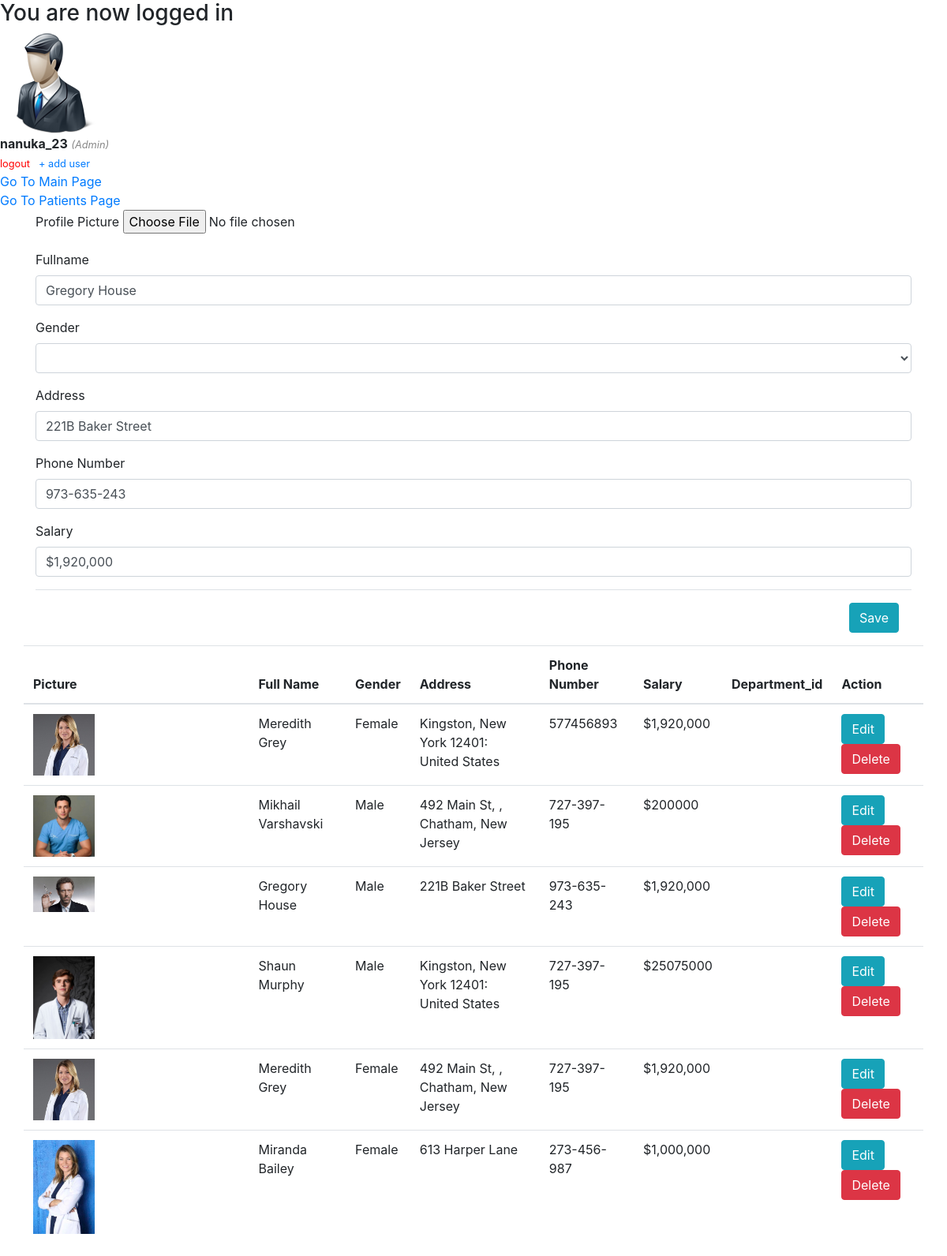
/admin/addDoctors.php?edit=17 (signed in), run on the app's committed database.
### tables this page shows
CREATE TABLE `doctors` (
  `image` varchar(200) NOT NULL,
  `Doctor_id` int(11) NOT NULL,
  `doctor_name` varchar(50) NOT NULL,
  `Gender` enum('Male','Female') NOT NULL,
  `Address` varchar(50) NOT NULL,
  `phonenumber` varchar(15) NOT NULL,
  `salary` varchar(10) NOT NULL,
  `Department_id` int(11) DEFAULT NULL
);

### admin/process.php (called while the page is built, shortened)
<?php
$mysqli= new mysqli('localhost', 'root', '','medclinic_db') or die(mysqli_error($mysqli));
if(isset($_GET['edit'])){
    $id=$_GET['edit'];
    $update=true;
    $result=$mysqli->query("SELECT * FROM doctors WHERE Doctor_id='$id'") or die($mysqli->error());
    if(count($result)==1){
        $row=$result->fetch_array();
        $doctor_name=$row['doctor_name'];
        $gender=$row['Gender'];
        $address=$row['Address'];
        $phoneNumber=$row['phonenumber'];
        $salary=$row['salary'];
    }
}

### admin/addDoctors.php (the view, shortened to what this page needs)
<!doctype html>
<html lang="en">
  <head>
    <link rel="stylesheet" href="https://stackpath.bootstrapcdn.com/bootstrap/4.3.1/css/bootstrap.min.css">
  </head>
  <body>
  <div class="content">
		<?php if (isset($_SESSION['success'])) : ?>
			<div class="error success" >
				<h3>
					<?php
						echo $_SESSION['success'];
					?>
				</h3>
			</div>
		<?php endif ?>
		<div class="profile_info">
			<img src="../images/admin_profile.png"  >
			<div>
				<?php  if (isset($_SESSION['user'])) : ?>
					<strong><?php echo $_SESSION['user']['username']; ?></strong>
					<small>
						<i  style="color: #888;">(<?php echo ucfirst($_SESSION['user']['user_type']); ?>)</i>
						<br>
						<a href="adddoctors.php?logout='1'" style="color: red;">logout</a>
            &nbsp; <a href="create_user.php"> + add user</a>
					</small>
				<?php endif ?>
			</div>
		</div>
<div><a href="../index.php">Go To Main Page</a></div>
<div><a href="patients.php">Go To Patients Page</a></div>
	</div>
  <?php require_once 'process.php'; ?>
  <div class="container">
      <div class=" justify-content-center">
      <form action="process.php" method="POST" enctype="multipart/form-data">
      <div class="form-group">
      <label for="image">Profile Picture</label>
  	  <input type="file" name="image"  value="<?php echo $image; ?>">
    	</div>
          <div class="form-group">
          <label for="doctor_name">Fullname</label>
          <input type="text" name="doctor_name" class="form-control"
          value="<?php echo $doctor_name; ?>" placeholder="Enter the name" required>
          </div>
          <div class="form-group">
          <label for="gender">Gender</label>
          <select name="gender" class="form-control" required>
          <option value="<?php echo $gender; ?>"></option>
            <option value="male" >male</option>
           </select>
            </div>
            <div class="form-group">
          <label for="address">Address</label>
          <input type="text" name="address" class="form-control"
           value="<?php echo $address; ?>" placeholder="Enter the Address" required>
            </div>
            <div class="form-group">
          <label for="phone">Phone Number</label>
          <input type="tel" name="phone" class="form-control" class="form-control"
          value="<?php echo $phoneNumber; ?>" placeholder="Enter Phone Number" required>
          </div>
            <div class="form-group">
          <label for="salary">Salary</label>
          <input type="text" class="form-control" value="<?php echo $salary; ?>" placeholder="Enter Salary" name="salary" required>
          </div>
            <div class="modal-footer">
            <?php if($update==true): ?>
              <button class="btn btn-info" type="submit" name="update">Save</button>
              <?php else: ?>
          <button class="btn btn-primary" type="submit" name="save">Add</button>
              <?php endif; ?>
          </div>
        </form>
        </div>
        <?php
        $mysqli=new mysqli('localhost','root','','medclinic_db') or die(mysqli_error($mysqli));
        $result=$mysqli->query("SELECT * FROM doctors") or die($mysqli->error);
        ?>
          <div class="row justify-content-center">
          <table class="table">
          <thead>
          <tr>
            <th>Picture</th>
          <th>Full Name</th>
          <th>Gender</th>
          <th>Address</th>
          <th>Phone Number</th>
          <th>Salary</th>
          <th>Department_id</th>
          <th collspan="2">Action</th>
          </tr>
          </thead>
          <?php
          while($row=$result->fetch_assoc()): ?>
          <tr>
          <td class="size"><?php echo "<img src='images/".$row['image']."' >" ?></td>
          <td><?php echo $row['doctor_name'] ?></td>
          <td><?php echo $row['Gender'] ?></td>
          <td><?php echo $row['Address'] ?></td>
          <td><?php echo $row['phonenumber'] ?></td>
          <td><?php echo $row['salary'] ?></td>
          <td><?php echo $row['Department_id'] ?></td>
          <td>
          <a href="addDoctors.php?edit=<?php echo $row['Doctor_id']; ?>"
          class="btn btn-info">Edit</a>
          <a href="process.php?delete=<?php echo $row['Doctor_id']; ?>"
          class="btn btn-danger">Delete</a>
          </td>
          </tr>
          <?php endwhile; ?>
          </table>
          </div>
</div>
  </body>
</html>

### admin/addDoctors.php (style rules this page uses)
.size img { width:30%; }

### data on the page
doctors: doctor_name "Gregory House", address "221B Baker Street", phone "973-635-243", salary "$1,920,000", image (picture), Gender "Male", Address "221B Baker Street", phonenumber "973-635-243"
doctors: image (picture), doctor_name "Meredith Grey", Gender "Female", Address "Kingston, New York 12401: United States", phonenumber "577456893", salary "$1,920,000"
doctors: image (picture), doctor_name "Mikhail Varshavski", Gender "Male", Address "492 Main St, , Chatham, New Jersey", phonenumber "727-397-195", salary "$200000"
doctors: image (picture), doctor_name "Shaun Murphy", Gender "Male", Address "Kingston, New York 12401: United States", phonenumber "727-397-195", salary "$25075000"
doctors: image (picture), doctor_name "Meredith Grey", Gender "Female", Address "492 Main St, , Chatham, New Jersey", phonenumber "727-397-195", salary "$1,920,000"
doctors: image (picture), doctor_name "Miranda Bailey", Gender "Female", Address "613 Harper Lane", phonenumber "273-456-987", salary "$1,000,000"

### other printed values
$_SESSION['success'] "You are now logged in"
$_SESSION['user']['username'] "nanuka_23"
$_SESSION['user']['user_type'] "Admin"
